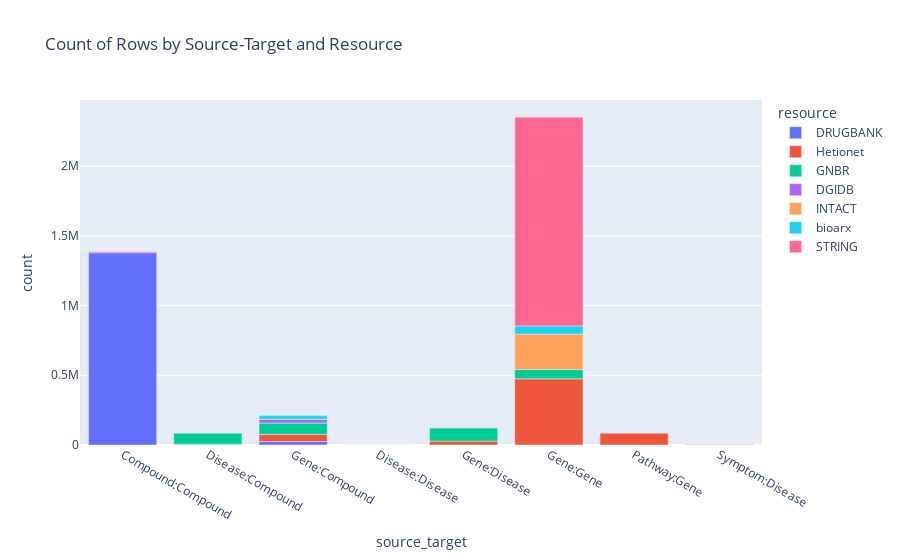

Here is the notebook cell this chart was saved with:
### Code cell
import pandas as pd
import plotly.express as px

df = pd.DataFrame()
df["resource"] = relations["relation_type"].apply(lambda x: x.split("::")[0])
df["source_type"] = relations["source_id"].apply(lambda x: x.split(":")[0])
df["target_type"] = relations["target_id"].apply(lambda x: x.split(":")[0])
df["source_target"] = df["source_type"] + ":" + df["target_type"]

# source_type:target_type might be same with target_type:source_type, merge them
df["source_target"] = df["source_target"].apply(lambda x: x.split(":")[0] + ":" + x.split(":")[1] if x.split(":")[0] > x.split(":")[1] else x.split(":")[1] + ":" + x.split(":")[0])

# Plot only the rows where matched source and target types are in the list
filtered_df = df[df["source_type"].isin(["Disease", "Gene", "Compound", "Symptom", "Pathway"]) & df["target_type"].isin(["Disease", "Gene", "Compound", "Symptom", "Pathway"])]

# Group the data by 'label' and 'resource' and count the rows
grouped_df = filtered_df.groupby(['source_target', "resource"]).size().reset_index(name='count')

# resource = ['bioarx', 'DGIDB', 'DRUGBANK', 'GNBR', 'Hetionet', 'INTACT', 'STRING', 'HSDN']
# # Please specify the colors in the same order as the resource list
# colors = [
#     "#FF0000",  # Red
#     "#008000",  # Green
#     "#0000FF",  # Blue
#     "#FFFF00",  # Yellow
#     "#800080",  # Purple
#     "#FFA500",  # Orange
#     "#FFC0CB",  # Pink
#     "#00FFFF"   # Cyan
# ]

# # Generate a list of colors for each resource
# colors = grouped_df['resource'].apply(lambda x: colors[resource.index(x)])

# # Create the bar chart using Plotly Express
# fig2 = px.bar(grouped_df, x='source_target', y='count', color='resource', title='Count of Rows by Source-Target and Resource', color_discrete_sequence=colors)

# Plot all
# grouped_df = df.groupby(['source_target', "resource"]).size().reset_index(name='count')
fig2 = px.bar(grouped_df, x='source_target', y='count', color='resource', title='Count of Rows by Source-Target and Resource')
# fig2.update_traces(text=grouped_df['count'], textposition='inside')

# Show the plot
fig2.show(renderer='vscode')

### Figure 1 — Plotly figure (JSON) as saved in the notebook; plotly's stock layout.template omitted (floating-point values rounded to 4 significant figures)
{"data": [{"alignmentgroup": "True", "hovertemplate": "resource=DRUGBANK<br>source_target=%{x}<br>count=%{y}<extra></extra>", "legendgroup": "DRUGBANK", "marker": {"color": "#636efa", "pattern": {"shape": ""}}, "name": "DRUGBANK", "offsetgroup": "DRUGBANK", "orientation": "v", "showlegend": true, "textposition": "auto", "type": "bar", "x": ["Compound:Compound", "Disease:Compound", "Gene:Compound"], "xaxis": "x", "y": [1379271, 4968, 24801], "yaxis": "y"}, {"alignmentgroup": "True", "hovertemplate": "resource=Hetionet<br>source_target=%{x}<br>count=%{y}<extra></extra>", "legendgroup": "Hetionet", "marker": {"color": "#EF553B", "pattern": {"shape": ""}}, "name": "Hetionet", "offsetgroup": "Hetionet", "orientation": "v", "showlegend": true, "textposition": "auto", "type": "bar", "x": ["Compound:Compound", "Disease:Compound", "Disease:Disease", "Gene:Compound", "Gene:Disease", "Gene:Gene", "Pathway:Gene", "Symptom:Disease"], "xaxis": "x", "y": [6486, 1145, 543, 51429, 27977, 474526, 84372, 3357], "yaxis": "y"}, {"alignmentgroup": "True", "hovertemplate": "resource=GNBR<br>source_target=%{x}<br>count=%{y}<extra></extra>", "legendgroup": "GNBR", "marker": {"color": "#00cc96", "pattern": {"shape": ""}}, "name": "GNBR", "offsetgroup": "GNBR", "orientation": "v", "showlegend": true, "textposition": "auto", "type": "bar", "x": ["Disease:Compound", "Gene:Compound", "Gene:Disease", "Gene:Gene"], "xaxis": "x", "y": [77782, 80803, 95399, 66722], "yaxis": "y"}, {"alignmentgroup": "True", "hovertemplate": "resource=DGIDB<br>source_target=%{x}<br>count=%{y}<extra></extra>", "legendgroup": "DGIDB", "marker": {"color": "#ab63fa", "pattern": {"shape": ""}}, "name": "DGIDB", "offsetgroup": "DGIDB", "orientation": "v", "showlegend": true, "textposition": "auto", "type": "bar", "x": ["Gene:Compound"], "xaxis": "x", "y": [26290], "yaxis": "y"}, {"alignmentgroup": "True", "hovertemplate": "resource=INTACT<br>source_target=%{x}<br>count=%{y}<extra></extra>", "legendgroup": "INTACT", "marker": {"color": "#FFA15A", "pattern": {"shape": ""}}, "name": "INTACT", "offsetgroup": "INTACT", "orientation": "v", "showlegend": true, "textposition": "auto", "type": "bar", "x": ["Gene:Compound", "Gene:Gene"], "xaxis": "x", "y": [1805, 254346], "yaxis": "y"}, {"alignmentgroup": "True", "hovertemplate": "resource=bioarx<br>source_target=%{x}<br>count=%{y}<extra></extra>", "legendgroup": "bioarx", "marker": {"color": "#19d3f3", "pattern": {"shape": ""}}, "name": "bioarx", "offsetgroup": "bioarx", "orientation": "v", "showlegend": true, "textposition": "auto", "type": "bar", "x": ["Gene:Compound", "Gene:Disease", "Gene:Gene"], "xaxis": "x", "y": [25666, 461, 58629], "yaxis": "y"}, {"alignmentgroup": "True", "hovertemplate": "resource=STRING<br>source_target=%{x}<br>count=%{y}<extra></extra>", "legendgroup": "STRING", "marker": {"color": "#FF6692", "pattern": {"shape": ""}}, "name": "STRING", "offsetgroup": "STRING", "orientation": "v", "showlegend": true, "textposition": "auto", "type": "bar", "x": ["Gene:Gene"], "xaxis": "x", "y": [1496708], "yaxis": "y"}], "layout": {"barmode": "relative", "legend": {"title": {"text": "resource"}, "tracegroupgap": 0}, "title": {"text": "Count of Rows by Source-Target and Resource"}, "xaxis": {"anchor": "y", "domain": [0, 1], "title": {"text": "source_target"}}, "yaxis": {"anchor": "x", "domain": [0, 1], "title": {"text": "count"}}}}
